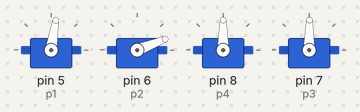
This sketch was run on a simulated Arduino Uno, built with avr-gcc and run on an emulated ATmega328P. Shown: 4 × servo.

Above: at 1.5 s.
At 6.03 s:
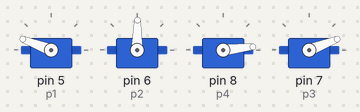
At 11.17 s:
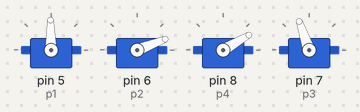
At 20.86 s:
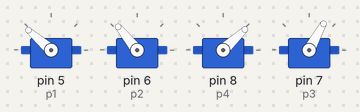
At 30.24 s:
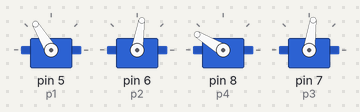
At 39.62 s:
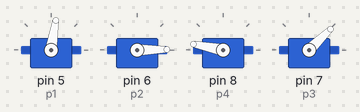
Timing chart, 0 to 40.0 s (numbered marks = the images above):
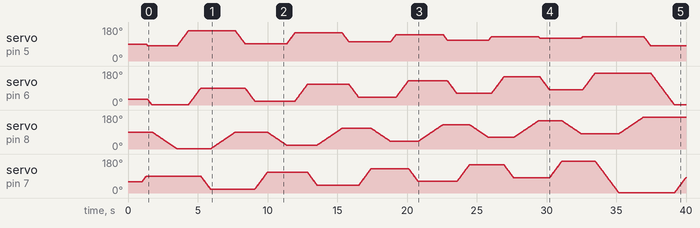

The sketch:

6_Control_del_brazo_por_matriz_de_secuencias.ino
```cpp
//Código de prueba para el control del brazo por medio de matrices y secuencias.

#include <Servo.h>

//Nombres de servos
Servo s1;//garra
Servo s2;//antebrazo
Servo s3;//brazo
Servo s4;//base

//Pines configurados
#define p1 5 //garra
#define p2 6 //antebrazo
#define p3 7 //brazo
#define p4 8 //base

//Datos de posición
byte  w; //variable para la garra
byte  x; //variable para el antebrazo
byte  y; //variable para el brazo
byte  z; //variable para la base

byte v = 10; //velocidad, entre 5 a 20

//Matriz de datos y secuencias, cada fila pertenece a un servomotor, y cada columna representa una secuencia, los datos fueron colocados al azar y pueden cambiarse libremente.
//el ejemplo es de solo 10 secuecias, pero pueden aumentarse, modificando también la cantidad de columnas "10" en los corchetes de la matriz
byte sec[4][10] = {{80,160,90,150,100,140,110,130,120,130},//garra, respetar los límites de 80 - 160
                   {0,90,20,110,40,130,60,150,80,170},//antebrazo, mucho cuidado con el brazo y antebrazo, ambos son coodependientes y pueden chocar entre sí si no se cuidan las posiciones
                   {90,20,110,40,130,60,150,80,170,0},//brazo
                   {0,90,20,110,40,130,60,150,80,170}};//base

void setup() {
posiciondeorigen();

}

void loop() {
ejecutarsecuencia();
}

void ejecutarsecuencia(){
 for(byte k=0;k<10;k++){             //Si aumenta o disminuye el número total de pasos en la secuencia, es necesario modificar el "10" en este for de acuerdo al numero total de secuencias

    s1.attach(p1);                   //garra
    w = s1.read();
    if(w < sec[0][k]){               //lee la posición del servo, la compara con la posición a la que debe ir (según la lectura de la matriz), e inicia un bucle for que lo mueve hasta la posición indicada
      for(w; w< sec[0][k];w++){
        s1.write(w);
        delay(v);
      }
    }
    if(w > sec[0][k]){
     for(w; w> sec[0][k];w--){
        s1.write(w);
        delay(v);
      }
    }
    s1.detach();


    s2.attach(p2);                    //antebrazo
    x= s2.read();
    if(x < sec[1][k]){
      for(x; x< sec[1][k];x++){
        s2.write(x);
        delay(v);
      }
    }
    if(x > sec[1][k]){
     for(x; x> sec[1][k];x--){
        s2.write(x);
        delay(v);
      }
    }
    s2.detach();


    s3.attach(p3);               //brazo
    y = s3.read();
   if(y < sec[2][k]){
      for(y; y< sec[2][k];y++){
        s3.write(y);
        delay(v);
      }
    }
    if(y > sec[2][k]){
     for(y; y> sec[2][k];y--){
        s3.write(y);
        delay(v);
      }
    }
    s3.detach();


    s4.attach(p4);             //base
    z = s4.read();
   if(z < sec[3][k]){
      for(z; z< sec[3][k];z++){
        s4.write(z);
        delay(v+10);             //la base debe moverse un poco más lento, por eso se le suman 10 al retardo
      }
    }
    if(z > sec[3][k]){
     for(z; z> sec[3][k];z--){
        s4.write(z);
        delay(v+10);
      }
    }
    s4.detach();
 }
}

void posiciondeorigen(){
  s1.attach(p1);
  s1.write(90);
  delay(250);
  s1.detach();
  s2.attach(p2);
  s2.write(30);
  delay(250);
  s2.detach();
  s4.attach(p4);
  s4.write(90);
  delay(250);
  s4.detach();
  s3.attach(p3);
  s3.write(60);
  delay(250);
  for(byte u = 60;u < 90;u++){ //El servomotor 3 es el único que utiliza un bucle For para moverse a una posición mas cómoda sin atorarse
    s3.write(u);
    delay(10);
  }
  s3.detach();
}
```
